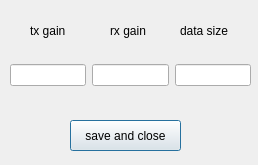
<?xml version="1.0" encoding="UTF-8"?>
<ui version="4.0">
 <class>fsk_1710_config</class>
 <widget class="QDialog" name="fsk_1710_config">
  <property name="geometry">
   <rect>
    <x>0</x>
    <y>0</y>
    <width>258</width>
    <height>165</height>
   </rect>
  </property>
  <property name="windowTitle">
   <string>Dialog</string>
  </property>
  <widget class="QWidget" name="horizontalLayoutWidget">
   <property name="geometry">
    <rect>
     <x>10</x>
     <y>50</y>
     <width>241</width>
     <height>51</height>
    </rect>
   </property>
   <layout class="QHBoxLayout" name="horizontalLayout">
    <item>
     <widget class="QLineEdit" name="le_tx_gain"/>
    </item>
    <item>
     <widget class="QLineEdit" name="le_rx_gain"/>
    </item>
    <item>
     <widget class="QLineEdit" name="le_data_size"/>
    </item>
   </layout>
  </widget>
  <widget class="QLabel" name="label">
   <property name="geometry">
    <rect>
     <x>30</x>
     <y>20</y>
     <width>51</width>
     <height>21</height>
    </rect>
   </property>
   <property name="text">
    <string>tx gain</string>
   </property>
  </widget>
  <widget class="QLabel" name="label_2">
   <property name="geometry">
    <rect>
     <x>110</x>
     <y>20</y>
     <width>51</width>
     <height>21</height>
    </rect>
   </property>
   <property name="text">
    <string>rx gain</string>
   </property>
  </widget>
  <widget class="QLabel" name="label_3">
   <property name="geometry">
    <rect>
     <x>180</x>
     <y>20</y>
     <width>61</width>
     <height>21</height>
    </rect>
   </property>
   <property name="text">
    <string>data size</string>
   </property>
  </widget>
  <widget class="QPushButton" name="btn_save_close">
   <property name="geometry">
    <rect>
     <x>70</x>
     <y>120</y>
     <width>111</width>
     <height>31</height>
    </rect>
   </property>
   <property name="text">
    <string>save and close</string>
   </property>
  </widget>
 </widget>
 <resources/>
 <connections/>
</ui>
